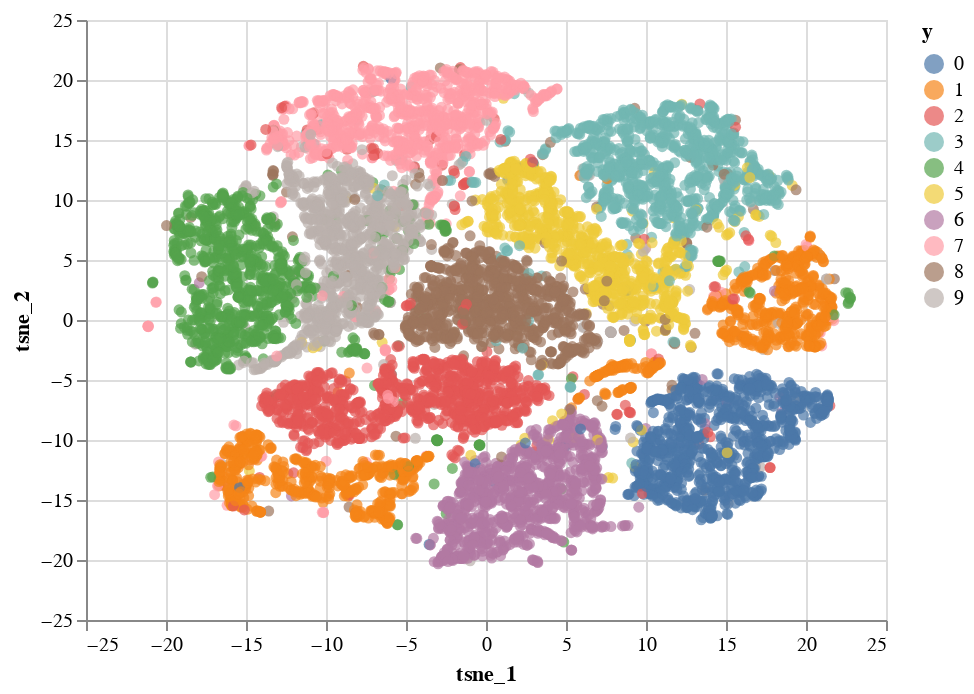

Notebook code cell kept with this figure:
### Code cell
mnist_embedded = TSNE(n_components = 2, perplexity = 15, learning_rate = 10).fit_transform(x_df)
mnist_embedded_df = pd.DataFrame({
    'tsne_1':mnist_embedded[:, 0],
    'tsne_2':mnist_embedded[:, 1],
    'y':y_df
})

alt.data_transformers.disable_max_rows()
scatter = alt.Chart(mnist_embedded_df).mark_circle().encode(
    x = 'tsne_1:Q',
    y = 'tsne_2:Q',
    color = 'y:N'
).interactive()
scatter

### Figure 1 — Vega-Lite specification as saved in the notebook (floating-point values rounded to 4 significant figures; data arrays with more than 128 entries replaced by an {"elided": "..."} marker saying what was removed)
{"config": {"view": {"continuousWidth": 400, "continuousHeight": 300}}, "data": {"name": "data-9a891b1c08260ca2635b5b65a7fd6275"}, "mark": "circle", "encoding": {"color": {"field": "y", "type": "nominal"}, "x": {"field": "tsne_1", "type": "quantitative"}, "y": {"field": "tsne_2", "type": "quantitative"}}, "selection": {"selector002": {"type": "interval", "bind": "scales", "encodings": ["x", "y"]}}, "$schema": "https://vega.github.io/schema/vega-lite/v4.17.0.json", "datasets": {"data-9a891b1c08260ca2635b5b65a7fd6275": {"elided": "10000 records"}}}
